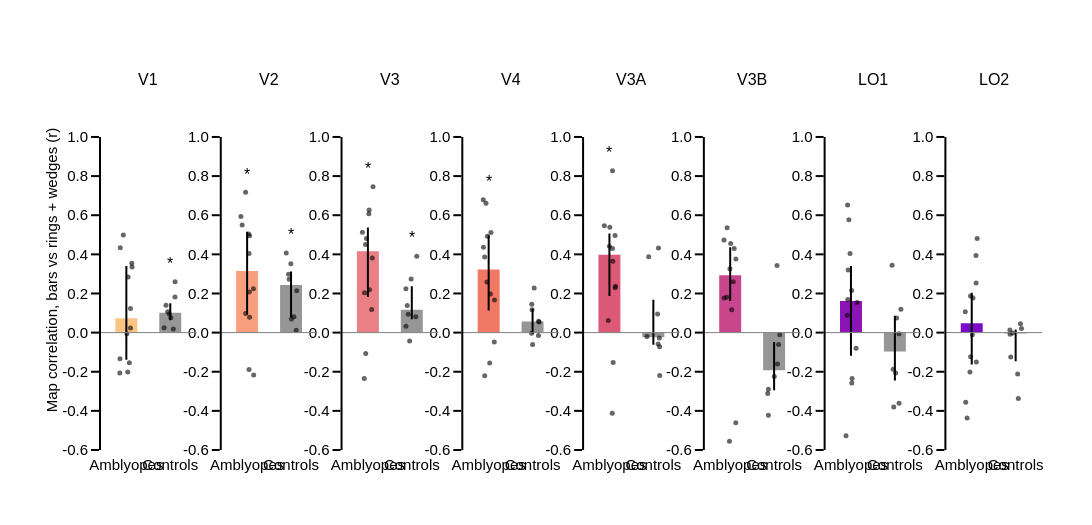

The notebook cell saved with this chart:
### Markdown cell above
**Figure A (group):** the same test for every subject. For each subject and ROI, Spearman r across vertices between the β_FE − β_AE maps of half A and half B (bars vs rings + wedges, true eyes), i.e. the r of the example scatter plots above, computed for all subjects. Bars = median, error bars = 25-75 %, one dot per subject. Stars: r > 0 (Wilcoxon one-sided, FDR over the 8 ROIs, per group).

### Code cell
# Figure A (group): map correlation between the halves (bars vs rings + wedges), every subject
df_a = df_sh[df_sh.split == 'stimulus']
rows = []
for roi in rois_to_keep:
    for group in groups:
        v = df_a[(df_a.roi == roi) & (df_a.group == group)].r_true.dropna()
        rows.append({'roi': roi, 'group': group, 'median_r': v.median(), 'n': len(v),
                     'p': stats.wilcoxon(v, alternative='greater').pvalue})
a_stats = pd.DataFrame(rows)
a_stats['p_fdr'] = a_stats.groupby('group').p.transform(bh_fdr)
a_stats = a_stats.set_index(['group', 'roi'])
print(a_stats.round(3).unstack('group').to_string())

rng = np.random.default_rng(0)
w = 0.5
r_ticks = nice_ticks(df_a.r_true, 0.2)
y_step = (r_ticks[-1] - r_ticks[0]) * 0.05
fig = make_subplots(rows=1, cols=cols, subplot_titles=rois_to_keep, horizontal_spacing=hor_spacing)
for col_idx, roi in enumerate(rois_to_keep, start=1):
    for g_i, group in enumerate(groups):
        v = df_a[(df_a.roi == roi) & (df_a.group == group)].r_true.dropna()
        med, p25, p75 = v.median(), np.percentile(v, 25), np.percentile(v, 75)
        fig.add_trace(go.Bar(x=[g_i], y=[med], width=w, showlegend=False,
                             marker=dict(color=roi_colors_rgb[roi] if group == 'patient' else ctrl_color),
                             error_y=dict(type='data', array=[p75 - med], arrayminus=[med - p25], thickness=2, width=0, color='black')),
                      row=1, col=col_idx)
        fig.add_trace(go.Scatter(x=g_i + rng.uniform(-w * 0.3, w * 0.3, len(v)), y=v, mode='markers', showlegend=False,
                                 marker=dict(size=5, color='rgba(0,0,0,0.6)')), row=1, col=col_idx)
        fig.add_annotation(x=g_i, y=max(v.max(), 0) + y_step / 2, yanchor='bottom', showarrow=False, font=dict(size=16),
                           text=stars(a_stats.loc[(group, roi), 'p_fdr']), row=1, col=col_idx)
    xref, yref = 'x{}'.format('' if col_idx == 1 else col_idx), 'y{}'.format('' if col_idx == 1 else col_idx)
    fig.add_shape(type='line', x0=0, x1=1, y0=0, y1=0, xref='{} domain'.format(xref), yref=yref, line=dict(color='grey', width=1))
    fig.add_shape(type='line', x0=0, x1=0, y0=r_ticks[0], y1=r_ticks[-1], xref='{} domain'.format(xref), yref=yref,
                  line=dict(color=template_specs['axes_color'], width=template_specs['axes_width']))
fig.update_xaxes(showline=True, ticklen=0, linecolor='rgba(255,255,255,0)', tickangle=0, range=[-0.6, 1.6],
                 tickvals=[0, 1], ticktext=[group_labels[g] for g in groups])
fig.update_yaxes(showline=False, range=[r_ticks[0], r_ticks[-1] + 3 * y_step], tickvals=r_ticks,
                 ticktext=['{:.1f}'.format(t) for t in r_ticks])
fig.update_yaxes(title_text='Map correlation, bars vs rings + wedges (r)', row=1, col=1)
fig.update_layout(template=fig_template, height=fig_height, width=fig_width,
                  margin_l=fig_margin[0], margin_t=fig_margin[1] + 40, margin_r=fig_margin[2], margin_b=fig_margin[3])
fig.show()
fig.write_image('{}/od_q5_A_group_map_correlation.pdf'.format(fig_dir))

### Figure 1 — Plotly figure (JSON) as saved in the notebook; plotly's stock layout.template omitted (floating-point values rounded to 4 significant figures)
{"data": [{"error_y": {"array": [0.2666], "arrayminus": [0.2119], "color": "black", "thickness": 2, "type": "data", "width": 0}, "marker": {"color": "rgb(250, 196, 132)"}, "showlegend": false, "type": "bar", "width": 0.5, "x": [0], "xaxis": "x", "y": [0.07345], "yaxis": "y"}, {"marker": {"color": "rgba(0, 0, 0, 0.6)", "size": 5}, "mode": "markers", "showlegend": false, "type": "scatter", "x": [0.04109, -0.06906, -0.1377, -0.145, 0.09398, 0.1238, 0.03199, 0.06885, 0.01309, 0.1305, 0.09476, -0.1492], "xaxis": "x", "y": [0.2839, 0.4993, 0.4338, -0.1332, 0.1228, 0.3546, -0.2017, -0.1542, -0.005682, 0.3352, 0.02412, -0.2066], "yaxis": "y"}, {"error_y": {"array": [0.04915], "arrayminus": [0.03814], "color": "black", "thickness": 2, "type": "data", "width": 0}, "marker": {"color": "rgb(150,150,150)"}, "showlegend": false, "type": "bar", "width": 0.5, "x": [1], "xaxis": "x", "y": [0.1013], "yaxis": "y"}, {"marker": {"color": "rgba(0, 0, 0, 0.6)", "size": 5}, "mode": "markers", "showlegend": false, "type": "scatter", "x": [1.107, 0.8601, 1.069, 0.9027, 1.109, 1.012, 0.9399, 0.9768], "xaxis": "x", "y": [0.1822, 0.02535, 0.01799, 0.1399, 0.2598, 0.07574, 0.106, 0.09658], "yaxis": "y"}, {"error_y": {"array": [0.2012], "arrayminus": [0.2219], "color": "black", "thickness": 2, "type": "data", "width": 0}, "marker": {"color": "rgb(248, 160, 126)"}, "showlegend": false, "type": "bar", "width": 0.5, "x": [0], "xaxis": "x2", "y": [0.3145], "yaxis": "y2"}, {"marker": {"color": "rgba(0, 0, 0, 0.6)", "size": 5}, "mode": "markers", "showlegend": false, "type": "scatter", "x": [-0.1415, -0.1127, 0.05119, 0.04416, 0.03462, -0.0349, 0.1492, 0.1443, 0.05566, 0.04514, 0.05653, -0.03332], "xaxis": "x2", "y": [0.5941, 0.5496, 0.208, -0.1884, 0.5043, 0.7169, -0.2161, 0.2247, 0.4948, 0.4042, 0.0782, 0.09734], "yaxis": "y2"}, {"error_y": {"array": [0.06901], "arrayminus": [0.165], "color": "black", "thickness": 2, "type": "data", "width": 0}, "marker": {"color": "rgb(150,150,150)"}, "showlegend": false, "type": "bar", "width": 0.5, "x": [1], "xaxis": "x2", "y": [0.2433], "yaxis": "y2"}, {"marker": {"color": "rgba(0, 0, 0, 0.6)", "size": 5}, "mode": "markers", "showlegend": false, "type": "scatter", "x": [0.8905, 1.066, 1.008, 0.9431, 0.9958, 1.117, 1.13, 0.9573], "xaxis": "x2", "y": [0.4064, 0.08119, 0.06955, 0.2989, 0.3526, 0.01149, 0.2141, 0.2724], "yaxis": "y2"}, {"error_y": {"array": [0.1209], "arrayminus": [0.2338], "color": "black", "thickness": 2, "type": "data", "width": 0}, "marker": {"color": "rgb(235, 127, 134)"}, "showlegend": false, "type": "bar", "width": 0.5, "x": [0], "xaxis": "x3", "y": [0.4162], "yaxis": "y3"}, {"marker": {"color": "rgba(0, 0, 0, 0.6)", "size": 5}, "mode": "markers", "showlegend": false, "type": "scatter", "x": [0.02146, -0.05344, 0.02829, -0.04863, -0.03251, 0.1171, -0.08185, 0.03696, -0.1248, 0.09979, 0.08613, -0.07819], "xaxis": "x3", "y": [0.6079, 0.4505, 0.6267, -0.1071, 0.481, 0.745, -0.235, 0.219, 0.5136, 0.382, 0.1182, 0.2038], "yaxis": "y3"}, {"error_y": {"array": [0.1205], "arrayminus": [0.04779], "color": "black", "thickness": 2, "type": "data", "width": 0}, "marker": {"color": "rgb(150,150,150)"}, "showlegend": false, "type": "bar", "width": 0.5, "x": [1], "xaxis": "x3", "y": [0.1164], "yaxis": "y3"}, {"marker": {"color": "rgba(0, 0, 0, 0.6)", "size": 5}, "mode": "markers", "showlegend": false, "type": "scatter", "x": [1.113, 0.8676, 0.9508, 0.8951, 0.9851, 1.089, 0.9192, 0.8656], "xaxis": "x3", "y": [0.39, 0.03274, -0.04349, 0.1391, 0.2744, 0.0805, 0.09364, 0.2243], "yaxis": "y3"}, {"error_y": {"array": [0.1745], "arrayminus": [0.2098], "color": "black", "thickness": 2, "type": "data", "width": 0}, "marker": {"color": "rgb(240, 120, 100)"}, "showlegend": false, "type": "bar", "width": 0.5, "x": [0], "xaxis": "x4", "y": [0.3228], "yaxis": "y4"}, {"marker": {"color": "rgba(0, 0, 0, 0.6)", "size": 5}, "mode": "markers", "showlegend": false, "type": "scatter", "x": [-0.02863, -0.09045, -0.1228, 0.0241, -0.06039, 0.0516, -0.09015, 0.1326, -0.04047, -0.1184, 0.03873, 0.1281], "xaxis": "x4", "y": [0.4924, 0.387, 0.6796, -0.1548, 0.6616, 0.5123, -0.2207, 0.1668, 0.2587, 0.4366, 0.1972, -0.04806], "yaxis": "y4"}, {"error_y": {"array": [0.06707], "arrayminus": [0.06266], "color": "black", "thickness": 2, "type": "data", "width": 0}, "marker": {"color": "rgb(150,150,150)"}, "showlegend": false, "type": "bar", "width": 0.5, "x": [1], "xaxis": "x4", "y": [0.05636], "yaxis": "y4"}, {"marker": {"color": "rgba(0, 0, 0, 0.6)", "size": 5}, "mode": "markers", "showlegend": false, "type": "scatter", "x": [0.9821, 1.136, 1.0, 0.9776, 1.036, 1.149, 1.135, 0.988], "xaxis": "x4", "y": [0.1448, 0.05848, -0.06089, -0.003313, 0.2277, 0.05424, -0.01525, 0.1163], "yaxis": "y4"}, {"error_y": {"array": [0.1096], "arrayminus": [0.2101], "color": "black", "thickness": 2, "type": "data", "width": 0}, "marker": {"color": "rgb(220, 90, 120)"}, "showlegend": false, "type": "bar", "width": 0.5, "x": [0], "xaxis": "x5", "y": [0.3974], "yaxis": "y5"}, {"marker": {"color": "rgba(0, 0, 0, 0.6)", "size": 5}, "mode": "markers", "showlegend": false, "type": "scatter", "x": [0.07732, -0.0007732, 0.008794, 0.08574, -0.0256, 0.07035, 0.06334, 0.1296, -0.1155, 0.0687, 0.1282, 0.1404], "xaxis": "x5", "y": [0.3647, 0.442, 0.5382, -0.1531, 0.06252, 0.8278, -0.4127, 0.2288, 0.5456, 0.43, 0.4965, 0.2371], "yaxis": "y5"}, {"error_y": {"array": [0.1916], "arrayminus": [0.0387], "color": "black", "thickness": 2, "type": "data", "width": 0}, "marker": {"color": "rgb(150,150,150)"}, "showlegend": false, "type": "bar", "width": 0.5, "x": [1], "xaxis": "x5", "y": [-0.02337], "yaxis": "y5"}, {"marker": {"color": "rgba(0, 0, 0, 0.6)", "size": 5}, "mode": "markers", "showlegend": false, "type": "scatter", "x": [0.8544, 1.109, 1.144, 1.137, 0.8946, 1.142, 1.117, 1.097], "xaxis": "x5", "y": [-0.01968, -0.05858, -0.2194, -0.02705, 0.3872, -0.07255, 0.432, 0.09526], "yaxis": "y5"}, {"error_y": {"array": [0.1426], "arrayminus": [0.1311], "color": "black", "thickness": 2, "type": "data", "width": 0}, "marker": {"color": "rgb(200, 70, 140)"}, "showlegend": false, "type": "bar", "width": 0.5, "x": [0], "xaxis": "x6", "y": [0.2931], "yaxis": "y6"}, {"marker": {"color": "rgba(0, 0, 0, 0.6)", "size": 5}, "mode": "markers", "showlegend": false, "type": "scatter", "x": [-0.006004, -0.08029, 0.09056, 0.1271, -0.07016, 0.01168, -0.01717, 0.1293, -0.1378, 0.0696, 0.03431, -0.1415], "xaxis": "x6", "y": [0.3263, 0.1803, 0.4293, -0.4607, 0.5354, 0.4549, -0.5548, 0.3758, 0.1769, 0.26, 0.1173, 0.4731], "yaxis": "y6"}, {"error_y": {"array": [0.1444], "arrayminus": [0.1025], "color": "black", "thickness": 2, "type": "data", "width": 0}, "marker": {"color": "rgb(150,150,150)"}, "showlegend": false, "type": "bar", "width": 0.5, "x": [1], "xaxis": "x6", "y": [-0.1926], "yaxis": "y6"}, {"marker": {"color": "rgba(0, 0, 0, 0.6)", "size": 5}, "mode": "markers", "showlegend": false, "type": "scatter", "x": [1.066, 0.8548, 1.077, 1.004, 1.129, 0.8698, 1.102, 0.87], "xaxis": "x6", "y": [0.3434, -0.3106, -0.1605, -0.2247, -0.01031, -0.29, -0.06087, -0.4223], "yaxis": "y6"}, {"error_y": {"array": [0.1789], "arrayminus": [0.2802], "color": "black", "thickness": 2, "type": "data", "width": 0}, "marker": {"color": "rgb(140, 20, 180)"}, "showlegend": false, "type": "bar", "width": 0.5, "x": [0], "xaxis": "x7", "y": [0.1618], "yaxis": "y7"}, {"marker": {"color": "rgba(0, 0, 0, 0.6)", "size": 5}, "mode": "markers", "showlegend": false, "type": "scatter", "x": [-0.04671, -0.02091, 0.1398, 0.01867, -0.07234, -0.0775, 0.1164, -0.08224, -0.1126, -0.0635, 0.02584, 0.01623], "xaxis": "x7", "y": [0.5771, 0.4039, 0.1541, -0.2579, 0.1696, 0.6517, -0.07971, 0.08924, -0.5276, 0.3197, -0.2344, 0.2149], "yaxis": "y7"}, {"error_y": {"array": [0.1823], "arrayminus": [0.1488], "color": "black", "thickness": 2, "type": "data", "width": 0}, "marker": {"color": "rgb(150,150,150)"}, "showlegend": false, "type": "bar", "width": 0.5, "x": [1], "xaxis": "x7", "y": [-0.09648], "yaxis": "y7"}, {"marker": {"color": "rgba(0, 0, 0, 0.6)", "size": 5}, "mode": "markers", "showlegend": false, "type": "scatter", "x": [1.093, 1.018, 0.9365, 0.9739, 1.095, 1.038, 1.138, 0.9608], "xaxis": "x7", "y": [-0.00529, -0.2068, 0.3438, -0.3796, -0.361, 0.07469, 0.119, -0.1877], "yaxis": "y7"}, {"error_y": {"array": [0.156], "arrayminus": [0.2108], "color": "black", "thickness": 2, "type": "data", "width": 0}, "marker": {"color": "rgb(120, 10, 200)"}, "showlegend": false, "type": "bar", "width": 0.5, "x": [0], "xaxis": "x8", "y": [0.0474], "yaxis": "y8"}, {"marker": {"color": "rgba(0, 0, 0, 0.6)", "size": 5}, "mode": "markers", "showlegend": false, "type": "scatter", "x": [0.01578, 0.02818, 0.1045, -0.1064, -0.02805, 0.123, -0.1371, 0.09681, -0.02538, 0.09894, -0.147, -0.04049], "xaxis": "x8", "y": [-0.01138, 0.1771, -0.1507, -0.4365, 0.1865, 0.4806, -0.3558, 0.3942, -0.124, 0.2541, 0.1062, -0.2017], "yaxis": "y8"}, {"error_y": {"array": [0.0205], "arrayminus": [0.1411], "color": "black", "thickness": 2, "type": "data", "width": 0}, "marker": {"color": "rgb(150,150,150)"}, "showlegend": false, "type": "bar", "width": 0.5, "x": [1], "xaxis": "x8", "y": [-0.005147], "yaxis": "y8"}, {"marker": {"color": "rgba(0, 0, 0, 0.6)", "size": 5}, "mode": "markers", "showlegend": false, "type": "scatter", "x": [0.8736, 1.046, 0.9322, 1.061, 1.133, 0.888, 1.109, 0.8678], "xaxis": "x8", "y": [-0.008745, -0.212, -0.001548, -0.337, 0.02141, -0.1244, 0.04586, 0.01334], "yaxis": "y8"}], "layout": {"annotations": [{"font": {"size": 16}, "showarrow": false, "text": "V1", "x": 0.05128, "xanchor": "center", "xref": "paper", "y": 1, "yanchor": "bottom", "yref": "paper"}, {"font": {"size": 16}, "showarrow": false, "text": "V2", "x": 0.1795, "xanchor": "center", "xref": "paper", "y": 1, "yanchor": "bottom", "yref": "paper"}, {"font": {"size": 16}, "showarrow": false, "text": "V3", "x": 0.3077, "xanchor": "center", "xref": "paper", "y": 1, "yanchor": "bottom", "yref": "paper"}, {"font": {"size": 16}, "showarrow": false, "text": "V4", "x": 0.4359, "xanchor": "center", "xref": "paper", "y": 1, "yanchor": "bottom", "yref": "paper"}, {"font": {"size": 16}, "showarrow": false, "text": "V3A", "x": 0.5641, "xanchor": "center", "xref": "paper", "y": 1, "yanchor": "bottom", "yref": "paper"}, {"font": {"size": 16}, "showarrow": false, "text": "V3B", "x": 0.6923, "xanchor": "center", "xref": "paper", "y": 1, "yanchor": "bottom", "yref": "paper"}, {"font": {"size": 16}, "showarrow": false, "text": "LO1", "x": 0.8205, "xanchor": "center", "xref": "paper", "y": 1, "yanchor": "bottom", "yref": "paper"}, {"font": {"size": 16}, "showarrow": false, "text": "LO2", "x": 0.9487, "xanchor": "center", "xref": "paper", "y": 1, "yanchor": "bottom", "yref": "paper"}, {"font": {"size": 16}, "showarrow": false, "text": "", "x": 0, "xref": "x", "y": 0.5393, "yanchor": "bottom", "yref": "y"}, {"font": {"size": 16}, "showarrow": false, "text": "*", "x": 1, "xref": "x", "y": 0.2998, "yanchor": "bottom", "yref": "y"}, {"font": {"size": 16}, "showarrow": false, "text": "*", "x": 0, "xref": "x2", "y": 0.7569, "yanchor": "bottom", "yref": "y2"}, {"font": {"size": 16}, "showarrow": false, "text": "*", "x": 1, "xref": "x2", "y": 0.4464, "yanchor": "bottom", "yref": "y2"}, {"font": {"size": 16}, "showarrow": false, "text": "*", "x": 0, "xref": "x3", "y": 0.785, "yanchor": "bottom", "yref": "y3"}, {"font": {"size": 16}, "showarrow": false, "text": "*", "x": 1, "xref": "x3", "y": 0.43, "yanchor": "bottom", "yref": "y3"}, {"font": {"size": 16}, "showarrow": false, "text": "*", "x": 0, "xref": "x4", "y": 0.7196, "yanchor": "bottom", "yref": "y4"}, {"font": {"size": 16}, "showarrow": false, "text": "", "x": 1, "xref": "x4", "y": 0.2677, "yanchor": "bottom", "yref": "y4"}, {"font": {"size": 16}, "showarrow": false, "text": "*", "x": 0, "xref": "x5", "y": 0.8678, "yanchor": "bottom", "yref": "y5"}, {"font": {"size": 16}, "showarrow": false, "text": "", "x": 1, "xref": "x5", "y": 0.472, "yanchor": "bottom", "yref": "y5"}, {"font": {"size": 16}, "showarrow": false, "text": "", "x": 0, "xref": "x6", "y": 0.5754, "yanchor": "bottom", "yref": "y6"}, {"font": {"size": 16}, "showarrow": false, "text": "", "x": 1, "xref": "x6", "y": 0.3834, "yanchor": "bottom", "yref": "y6"}, {"font": {"size": 16}, "showarrow": false, "text": "", "x": 0, "xref": "x7", "y": 0.6917, "yanchor": "bottom", "yref": "y7"}, {"font": {"size": 16}, "showarrow": false, "text": "", "x": 1, "xref": "x7", "y": 0.3838, "yanchor": "bottom", "yref": "y7"}, {"font": {"size": 16}, "showarrow": false, "text": "", "x": 0, "xref": "x8", "y": 0.5206, "yanchor": "bottom", "yref": "y8"}, {"font": {"size": 16}, "showarrow": false, "text": "", "x": 1, "xref": "x8", "y": 0.08586, "yanchor": "bottom", "yref": "y8"}], "height": 525, "margin": {"b": 75, "l": 100, "r": 50, "t": 90}, "shapes": [{"line": {"color": "grey", "width": 1}, "type": "line", "x0": 0, "x1": 1, "xref": "x domain", "y0": 0, "y1": 0, "yref": "y"}, {"line": {"color": "rgba(0, 0, 0, 1)", "width": 2}, "type": "line", "x0": 0, "x1": 0, "xref": "x domain", "y0": -0.6, "y1": 1, "yref": "y"}, {"line": {"color": "grey", "width": 1}, "type": "line", "x0": 0, "x1": 1, "xref": "x2 domain", "y0": 0, "y1": 0, "yref": "y2"}, {"line": {"color": "rgba(0, 0, 0, 1)", "width": 2}, "type": "line", "x0": 0, "x1": 0, "xref": "x2 domain", "y0": -0.6, "y1": 1, "yref": "y2"}, {"line": {"color": "grey", "width": 1}, "type": "line", "x0": 0, "x1": 1, "xref": "x3 domain", "y0": 0, "y1": 0, "yref": "y3"}, {"line": {"color": "rgba(0, 0, 0, 1)", "width": 2}, "type": "line", "x0": 0, "x1": 0, "xref": "x3 domain", "y0": -0.6, "y1": 1, "yref": "y3"}, {"line": {"color": "grey", "width": 1}, "type": "line", "x0": 0, "x1": 1, "xref": "x4 domain", "y0": 0, "y1": 0, "yref": "y4"}, {"line": {"color": "rgba(0, 0, 0, 1)", "width": 2}, "type": "line", "x0": 0, "x1": 0, "xref": "x4 domain", "y0": -0.6, "y1": 1, "yref": "y4"}, {"line": {"color": "grey", "width": 1}, "type": "line", "x0": 0, "x1": 1, "xref": "x5 domain", "y0": 0, "y1": 0, "yref": "y5"}, {"line": {"color": "rgba(0, 0, 0, 1)", "width": 2}, "type": "line", "x0": 0, "x1": 0, "xref": "x5 domain", "y0": -0.6, "y1": 1, "yref": "y5"}, {"line": {"color": "grey", "width": 1}, "type": "line", "x0": 0, "x1": 1, "xref": "x6 domain", "y0": 0, "y1": 0, "yref": "y6"}, {"line": {"color": "rgba(0, 0, 0, 1)", "width": 2}, "type": "line", "x0": 0, "x1": 0, "xref": "x6 domain", "y0": -0.6, "y1": 1, "yref": "y6"}, {"line": {"color": "grey", "width": 1}, "type": "line", "x0": 0, "x1": 1, "xref": "x7 domain", "y0": 0, "y1": 0, "yref": "y7"}, {"line": {"color": "rgba(0, 0, 0, 1)", "width": 2}, "type": "line", "x0": 0, "x1": 0, "xref": "x7 domain", "y0": -0.6, "y1": 1, "yref": "y7"}, {"line": {"color": "grey", "width": 1}, "type": "line", "x0": 0, "x1": 1, "xref": "x8 domain", "y0": 0, "y1": 0, "yref": "y8"}, {"line": {"color": "rgba(0, 0, 0, 1)", "width": 2}, "type": "line", "x0": 0, "x1": 0, "xref": "x8 domain", "y0": -0.6, "y1": 1, "yref": "y8"}], "width": 2100, "xaxis": {"anchor": "y", "domain": [0, 0.1026], "linecolor": "rgba(255,255,255,0)", "range": [-0.6, 1.6], "showline": true, "tickangle": 0, "ticklen": 0, "ticktext": ["Amblyopes", "Controls"], "tickvals": [0, 1], "type": "linear"}, "xaxis2": {"anchor": "y2", "domain": [0.1282, 0.2308], "linecolor": "rgba(255,255,255,0)", "range": [-0.6, 1.6], "showline": true, "tickangle": 0, "ticklen": 0, "ticktext": ["Amblyopes", "Controls"], "tickvals": [0, 1], "type": "linear"}, "xaxis3": {"anchor": "y3", "domain": [0.2564, 0.359], "linecolor": "rgba(255,255,255,0)", "range": [-0.6, 1.6], "showline": true, "tickangle": 0, "ticklen": 0, "ticktext": ["Amblyopes", "Controls"], "tickvals": [0, 1], "type": "linear"}, "xaxis4": {"anchor": "y4", "domain": [0.3846, 0.4872], "linecolor": "rgba(255,255,255,0)", "range": [-0.6, 1.6], "showline": true, "tickangle": 0, "ticklen": 0, "ticktext": ["Amblyopes", "Controls"], "tickvals": [0, 1], "type": "linear"}, "xaxis5": {"anchor": "y5", "domain": [0.5128, 0.6154], "linecolor": "rgba(255,255,255,0)", "range": [-0.6, 1.6], "showline": true, "tickangle": 0, "ticklen": 0, "ticktext": ["Amblyopes", "Controls"], "tickvals": [0, 1], "type": "linear"}, "xaxis6": {"anchor": "y6", "domain": [0.641, 0.7436], "linecolor": "rgba(255,255,255,0)", "range": [-0.6, 1.6], "showline": true, "tickangle": 0, "ticklen": 0, "ticktext": ["Amblyopes", "Controls"], "tickvals": [0, 1], "type": "linear"}, "xaxis7": {"anchor": "y7", "domain": [0.7692, 0.8718], "linecolor": "rgba(255,255,255,0)", "range": [-0.6, 1.6], "showline": true, "tickangle": 0, "ticklen": 0, "ticktext": ["Amblyopes", "Controls"], "tickvals": [0, 1], "type": "linear"}, "xaxis8": {"anchor": "y8", "domain": [0.8974, 1.0], "linecolor": "rgba(255,255,255,0)", "range": [-0.6, 1.6], "showline": true, "tickangle": 0, "ticklen": 0, "ticktext": ["Amblyopes", "Controls"], "tickvals": [0, 1], "type": "linear"}, "yaxis": {"anchor": "x", "domain": [0, 1], "range": [-0.6, 1.24], "showline": false, "ticktext": ["-0.6", "-0.4", "-0.2", "0.0", "0.2", "0.4", "0.6", "0.8", "1.0"], "tickvals": [-0.6, -0.4, -0.2, 0, 0.2, 0.4, 0.6, 0.8, 1], "title": {"text": "Map correlation, bars vs rings + wedges (r)"}, "type": "linear"}, "yaxis2": {"anchor": "x2", "domain": [0, 1], "range": [-0.6, 1.24], "showline": false, "ticktext": ["-0.6", "-0.4", "-0.2", "0.0", "0.2", "0.4", "0.6", "0.8", "1.0"], "tickvals": [-0.6, -0.4, -0.2, 0, 0.2, 0.4, 0.6, 0.8, 1], "type": "linear"}, "yaxis3": {"anchor": "x3", "domain": [0, 1], "range": [-0.6, 1.24], "showline": false, "ticktext": ["-0.6", "-0.4", "-0.2", "0.0", "0.2", "0.4", "0.6", "0.8", "1.0"], "tickvals": [-0.6, -0.4, -0.2, 0, 0.2, 0.4, 0.6, 0.8, 1], "type": "linear"}, "yaxis4": {"anchor": "x4", "domain": [0, 1], "range": [-0.6, 1.24], "showline": false, "ticktext": ["-0.6", "-0.4", "-0.2", "0.0", "0.2", "0.4", "0.6", "0.8", "1.0"], "tickvals": [-0.6, -0.4, -0.2, 0, 0.2, 0.4, 0.6, 0.8, 1], "type": "linear"}, "yaxis5": {"anchor": "x5", "domain": [0, 1], "range": [-0.6, 1.24], "showline": false, "ticktext": ["-0.6", "-0.4", "-0.2", "0.0", "0.2", "0.4", "0.6", "0.8", "1.0"], "tickvals": [-0.6, -0.4, -0.2, 0, 0.2, 0.4, 0.6, 0.8, 1], "type": "linear"}, "yaxis6": {"anchor": "x6", "domain": [0, 1], "range": [-0.6, 1.24], "showline": false, "ticktext": ["-0.6", "-0.4", "-0.2", "0.0", "0.2", "0.4", "0.6", "0.8", "1.0"], "tickvals": [-0.6, -0.4, -0.2, 0, 0.2, 0.4, 0.6, 0.8, 1], "type": "linear"}, "yaxis7": {"anchor": "x7", "domain": [0, 1], "range": [-0.6, 1.24], "showline": false, "ticktext": ["-0.6", "-0.4", "-0.2", "0.0", "0.2", "0.4", "0.6", "0.8", "1.0"], "tickvals": [-0.6, -0.4, -0.2, 0, 0.2, 0.4, 0.6, 0.8, 1], "type": "linear"}, "yaxis8": {"anchor": "x8", "domain": [0, 1], "range": [-0.6, 1.24], "showline": false, "ticktext": ["-0.6", "-0.4", "-0.2", "0.0", "0.2", "0.4", "0.6", "0.8", "1.0"], "tickvals": [-0.6, -0.4, -0.2, 0, 0.2, 0.4, 0.6, 0.8, 1], "type": "linear"}}}
